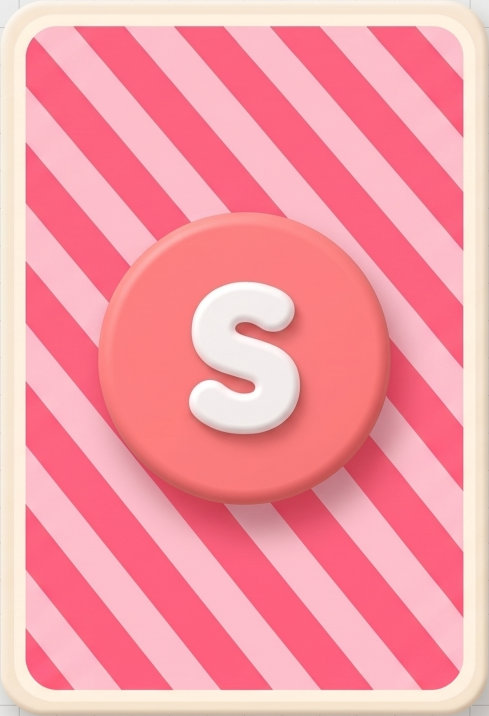
#> input picture assets/card/coco_card.png, 978 x 1431 px (shown at 1/2 size)
$ python -i rep_cards.py   (imports and definitions only)
#> lines starting #> are read from the running program, lines starting #| are printed output that depends on the picture
#!/usr/bin/env python3
"""카드 가운데 그림 → 파닉스 공통 대표이미지 (3D 폴더 전용 · 원래 게임은 그대로)

  uv run --with numpy --with scipy --with pillow python tools/rep_cards.py      (그다음 python3 tools/build_card_art.py)

2026-11-19 파닉스 공통 규칙: 그림카드 안의 그림 = 레슨팩 그림, 없으면 공통이미지자료 'FPR K_U1,2 대표이미지/<낱말>.png'
(phonics-kit lessonpack.picture). 원래 게임 assets/card/card_<낱말>.png 중 대표이미지가 있는 낱말만:
  카드 상자로 자르고 → 가운데 그림 전체(+그 그림자, 판 가장자리 · 낱말 위까지 뻗은 조각)를 깨끗한 판 색 + 판의 결로 메우고 → 모든 카드 같은 자리 · 같은 상자에 대표이미지 + 부드러운 그림자
  → build_card_art.py 와 같은 모양(600×800, 모서리 7.5%)으로 gl/media/cards/card_<낱말>.webp
  → tools/rep_cards.json (낱말 → 원래 카드 · 대표이미지의 해시) — build_card_art.py 는 이 낱말들을 원래 카드에서 다시 만들지 않고
    (5세 카드면 OVER로 원래 사본 대신 씀), 원래 카드나 대표이미지가 바뀌었으면 이 도구를 다시 돌리라고 알려 줘요.
대표이미지가 없는 낱말과 KEEP(그림 개수가 모서리 숫자와 안 맞는 대표이미지)은 원래 그림 그대로.
MULTI(maps)는 단수 대표이미지를 N장 겹쳐 놓아요. 테두리 · 낱말 글자 · 모서리 배지는 안 건드려요.
"""
import hashlib
import json
import pathlib
import sys

import numpy as np
from PIL import Image, ImageChops, ImageDraw, ImageFilter, ImageOps
from scipy import ndimage as ndi
from scipy.spatial import ConvexHull

HERE = pathlib.Path(__file__).resolve().parent
ROOT = HERE.parent
sys.path.insert(0, str(HERE))
sys.path.insert(0, str(ROOT.parent / 'phonics-kit' / 'tools'))
import build_card_art as B  # noqa: E402
import lessonpack  # noqa: E402

LIST = HERE / 'rep_cards.json'
# 그림 개수가 카드 모서리 숫자(= 몇 개)와 안 맞는 대표이미지 — 단수 · 복수를 그림 개수로 보는 게임이라 원래 그림을 그대로 둬요
# (사용자 선택 2026-11-20 "원래 그림 유지"): seed 씨앗 3개+동그라미 / cats 4마리 / maps · pans 2개 / peas 꼬투리 1개 / toys 장난감 3개
KEEP = {'seed', 'cats', 'pans', 'peas', 'toys'}
# 여럿 카드를 단수 대표이미지 N장을 겹쳐 만듦 (사용자 2026-11-20 "maps 는 map에 있는 이미지를 3개 겹쳐서 넣어주면 되겠네" —
# 원래 maps 그림은 지도 3장이 한 줄로 붙어 한 장처럼 보였음): 낱말 → (그림을 가져올 낱말, 몇 장)
MULTI = {'maps': ('map', 3), 'puzzles': ('puzzle', 2)}   # puzzles: 사용자 "puzzle에 있는 이미지를 2개로 겹쳐서"
MULTI['toes'] = ('toe', 'pair')   # 사용자 "toe에 있는 발과 화살표를 좌우 반전시켜 하나 더 만들어서 양발처럼" — 'pair' = 거울상 + 그대로, 나란히
MULTI_BOX = (.80, .46)       # a pile is wider than one picture — as wide as the other plural cards' pictures


def md5(p):
    return hashlib.md5(pathlib.Path(p).read_bytes()).hexdigest()[:8]


# card layout (all cards share one template; fractions of the card box): the picture sits above the word
ZONE_Y = (.10, .72)          # where the old picture (+ its shadow) can be — the word starts at ≈ .74
ZONE_X = (.08, .92)
BADGE = (.24, .17)           # the level badge in the top-left corner: x < .24, y < .17 — never painted over
PANEL_X = (.05, .95)         # the panel inside the cream frame (the frame's inner edge is at ≈ .042 / .948)
BOX = (.66, .44, .445)       # the new picture: fits in .66 W × .44 H, centred at x .5, y .445 (the old pictures' median)


# [67 lines left out: functions zone_mask, centre, panel_fit, hull, pushpull, not called in this run]


def cut_white(pic):
    """a picture on an opaque white square (dog — user: "dog 흰바탕 빼야해", then "흰색 배경삭제가 제대로 안된거 같은데"):
    - the background = the pale grey-white that touches the edge (its floor shadow too) + big pure-white holes it cannot reach
      (between the legs, under the belly) → transparent, the floor shadow kept as a soft see-through shadow;
    - the edge (fur tips mixed with the white) un-mixed: alpha from how far a pixel is from white, colour with the white taken out
    Pictures without a white square stay as they are."""
    a = np.asarray(pic).astype(np.float32)
    rgb, al = a[..., :3], a[..., 3]
    lo = rgb.min(-1)
    sat = rgb.max(-1) - lo
    ring = np.ones(al.shape, bool)
    ring[8:-8, 8:-8] = False
    if ((lo >= 190) & (sat <= 18) & (al > 200))[ring].mean() < .9:
        return pic, False
    pale = (lo >= 120) & (sat <= 24) & (al > 200)                  # white … the floor shadow's grey (fur is sat ≥ 79)
    lab, _ = ndi.label(pale)
    ids = np.unique(lab[ring & pale])
    bg = np.isin(lab, ids[ids > 0])
    white = (lo >= 215) & (sat <= 24)                               # pure-white holes the edge can't reach
    lab, n = ndi.label(white & ~bg)
    if n:
        size = ndi.sum(np.ones_like(lo), lab, index=np.arange(1, n + 1))
        bg |= np.isin(lab, 1 + np.nonzero(size > .001 * lo.size)[0])
    lab, _ = ndi.label((lo >= 165) & (sat <= 45) & ~bg)             # pale slivers touching it (under the paws: sat ≈ 30; paw fur ≥ 85)
    ids = np.unique(lab[ndi.binary_dilation(bg, iterations=2) & (lab > 0)])
    bg |= np.isin(lab, ids)
    fg = ~bg
    out = a.copy()
    # background: white → clear, grey → a soft dark shadow (alpha from its darkness)
    sh = np.clip((248 - lo) / 248, 0, 1) * .85
    out[bg, :3] = 40
    out[bg, 3] = al[bg] * sh[bg]
    # the edge band: un-mix the white (alpha from whiteness against the fur colour just inside)
    band = ndi.binary_dilation(bg, iterations=4) & fg
    inner = ndi.binary_dilation(bg, iterations=14) & ndi.binary_erosion(fg, iterations=5)
    ref = float(np.median(lo[inner])) if inner.any() else 150.
    k = np.clip((255 - lo) / max(255 - ref, 30), 0, 1)
    kb = np.maximum(k[band], .02)[:, None]
    out[band, :3] = np.clip((rgb[band] - (1 - kb) * 255) / kb, 0, 255)
    out[band, 3] = al[band] * k[band]
    out[..., 3] = np.asarray(Image.fromarray(out[..., 3].astype(np.uint8)).filter(ImageFilter.GaussianBlur(.6))).astype(np.float32)
    return Image.fromarray(np.clip(out, 0, 255).astype(np.uint8), 'RGBA'), True


# [181 lines left out: functions word_top, texture, stack, panel_box, swap, main, not called in this run]


# [2 lines not run here, left out]

>>> import cv2
>>> picture = cv2.imread('../assets/card/coco_card.png', cv2.IMREAD_GRAYSCALE)
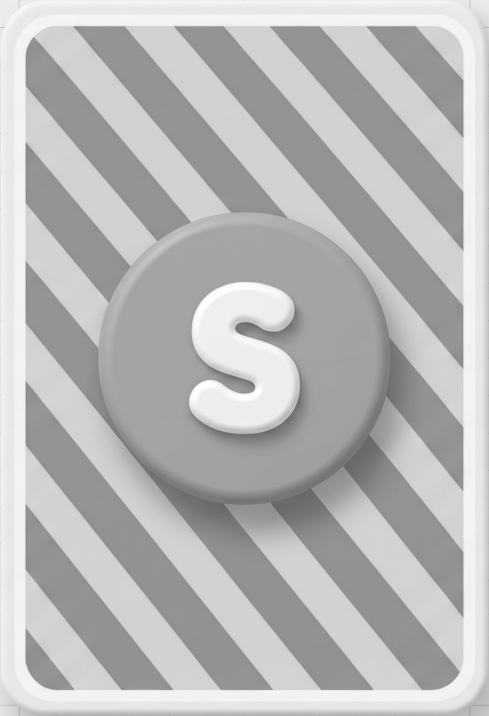
#> picture: shape (1431, 978) (shown at 1/2 size); min 97, max 255, mean 184
>>> result = cut_white(picture)
#> in cut_white, `rgb, al = a[..., :3], a[..., 3]`: rgb = 1431 rows, first 8: [235, 235, 235], [236, 235, 235], [234, 234, 235], [235, 235, 235], [235, 235, 236], [236, 235, 235], [235, 235, 235], [236, 234, 235]; al = 1431 values, max 246 at index 79, min 186 at index 1410, mean 238
#> in cut_white, `lo = rgb.min(-1)`: lo = 1431 values, max 236 at index 27, min 185 at index 266, mean 221.6
#> in cut_white, `sat = rgb.max(-1) - lo`: sat = 1431 values, max 56 at index 1228, min 0 at index 0, mean 17.07
#> (the run stopped early here; a loop or call above may not have finished)
